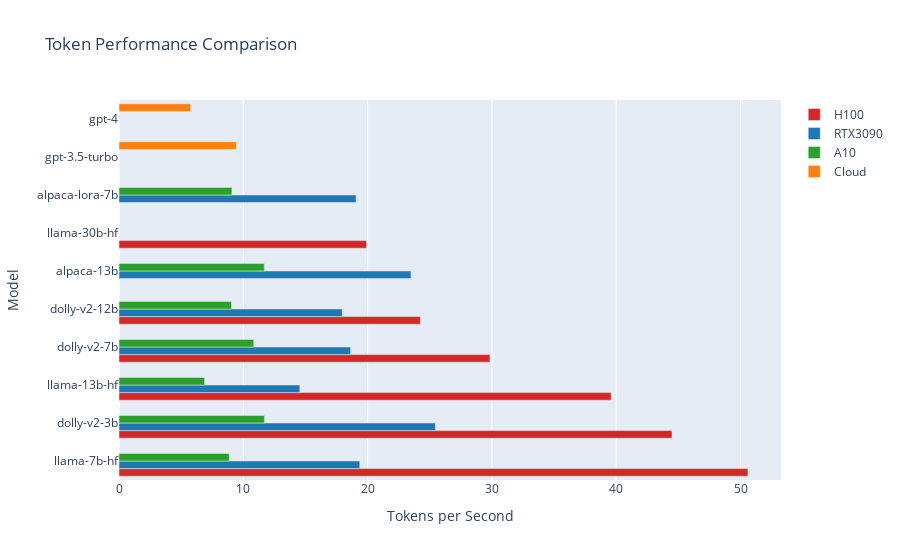

Notebook source saved alongside this figure:
### Code cell
import pandas as pd
import plotly.graph_objects as go

# Read the CSV file
df = pd.read_csv("llm_results.csv")

# If model column starts with 'text-' or 'gpt-' then modify gpu to 'cloud'
df.loc[df["model"].str.startswith("text-"), "gpu"] = "Cloud"
df.loc[df["model"].str.startswith("gpt-"), "gpu"] = "Cloud"

# Remove any rows with models starting with 'gpt2' or 'text'
df = df[~df["model"].str.startswith("gpt2")]
df = df[~df["model"].str.startswith("text")]

# Sort the data by tokens_per_second in descending order
df_sorted = df.sort_values(by="tokens_per_second", ascending=False)

# Group the data by model and gpu
grouped = df_sorted.groupby(["model", "gpu"])

# Extract unique models and GPUs
models = df_sorted["model"].unique()
gpus = df_sorted["gpu"].unique()

# Define custom colors for each GPU
gpu_colors = {
    "RTX3090": "rgb(31, 119, 180)",  # Blue
    "Cloud": "rgb(255, 127, 14)",  # Orange
    "A10": "rgb(44, 160, 44)",  # Green
    "H100": "rgb(214, 39, 40)",  # Red
}

# Create a horizontal grouped bar chart
fig = go.Figure()

# Set the bar width
bar_width = 0.8 / len(gpus)

# Iterate over each GPU and plot the bars
for i, gpu in enumerate(gpus):
    tokens = []
    for model in models:
        try:
            tokens.append(grouped.get_group((model, gpu))["tokens_per_second"].iloc[0])
        except KeyError:
            tokens.append(0)

    # Plot the bars
    fig.add_trace(
        go.Bar(
            y=models,
            x=tokens,
            name=gpu,
            orientation="h",
            width=bar_width,
            marker_color=gpu_colors[gpu],
        )
    )

# Update the layout
fig.update_layout(
    barmode="group",
    title="Token Performance Comparison",
    xaxis_title="Tokens per Second",
    yaxis_title="Model",
)

# Display the chart
fig.show()

# Save as PNG
fig.write_image("benchmarks_large_models.png", format="png", width=800, height=400, scale=5)

### Figure 1 — Plotly figure (JSON) as saved in the notebook; plotly's stock layout.template omitted (floating-point values rounded to 4 significant figures)
{"data": [{"marker": {"color": "rgb(214, 39, 40)"}, "name": "H100", "orientation": "h", "type": "bar", "width": 0.2, "x": [50.59, 44.49, 39.59, 29.84, 24.24, 0, 19.91, 0, 0, 0], "y": ["llama-7b-hf", "dolly-v2-3b", "llama-13b-hf", "dolly-v2-7b", "dolly-v2-12b", "alpaca-13b", "llama-30b-hf", "alpaca-lora-7b", "gpt-3.5-turbo", "gpt-4"]}, {"marker": {"color": "rgb(31, 119, 180)"}, "name": "RTX3090", "orientation": "h", "type": "bar", "width": 0.2, "x": [19.37, 25.45, 14.55, 18.63, 17.96, 23.48, 0, 19.07, 0, 0], "y": ["llama-7b-hf", "dolly-v2-3b", "llama-13b-hf", "dolly-v2-7b", "dolly-v2-12b", "alpaca-13b", "llama-30b-hf", "alpaca-lora-7b", "gpt-3.5-turbo", "gpt-4"]}, {"marker": {"color": "rgb(44, 160, 44)"}, "name": "A10", "orientation": "h", "type": "bar", "width": 0.2, "x": [8.866, 11.7, 6.886, 10.84, 9.05, 11.69, 0, 9.088, 0, 0], "y": ["llama-7b-hf", "dolly-v2-3b", "llama-13b-hf", "dolly-v2-7b", "dolly-v2-12b", "alpaca-13b", "llama-30b-hf", "alpaca-lora-7b", "gpt-3.5-turbo", "gpt-4"]}, {"marker": {"color": "rgb(255, 127, 14)"}, "name": "Cloud", "orientation": "h", "type": "bar", "width": 0.2, "x": [0, 0, 0, 0, 0, 0, 0, 0, 9.435, 5.76], "y": ["llama-7b-hf", "dolly-v2-3b", "llama-13b-hf", "dolly-v2-7b", "dolly-v2-12b", "alpaca-13b", "llama-30b-hf", "alpaca-lora-7b", "gpt-3.5-turbo", "gpt-4"]}], "layout": {"barmode": "group", "title": {"text": "Token Performance Comparison"}, "xaxis": {"title": {"text": "Tokens per Second"}}, "yaxis": {"title": {"text": "Model"}}}}
